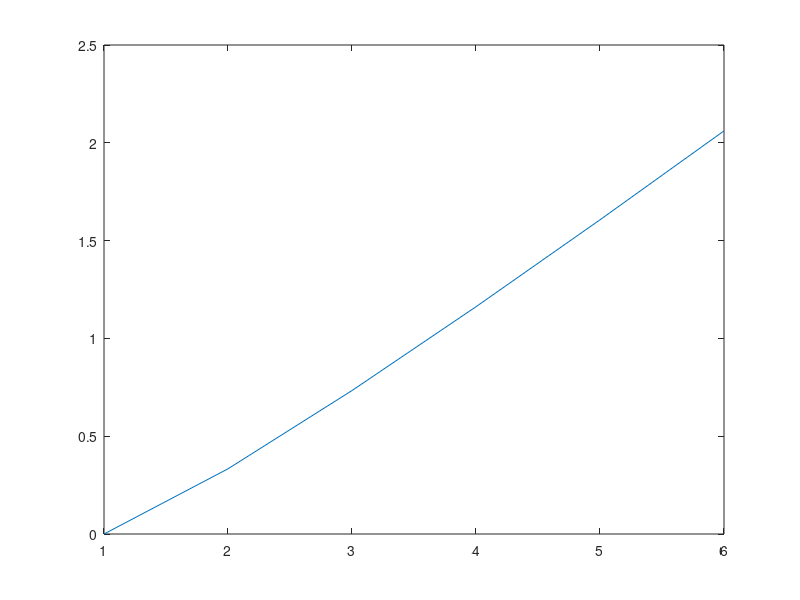

This chart was generated by the following MATLAB code:
Sum=0;
prompt='how long your series is? ';
finalValue=input(prompt)
for n=1:finalValue
      Un=(n)./(2*n+1);
      Sum(n+1)=Un+Sum(n);
end
fprintf('The sum is= %d\n', Sum);
plot(Sum)
